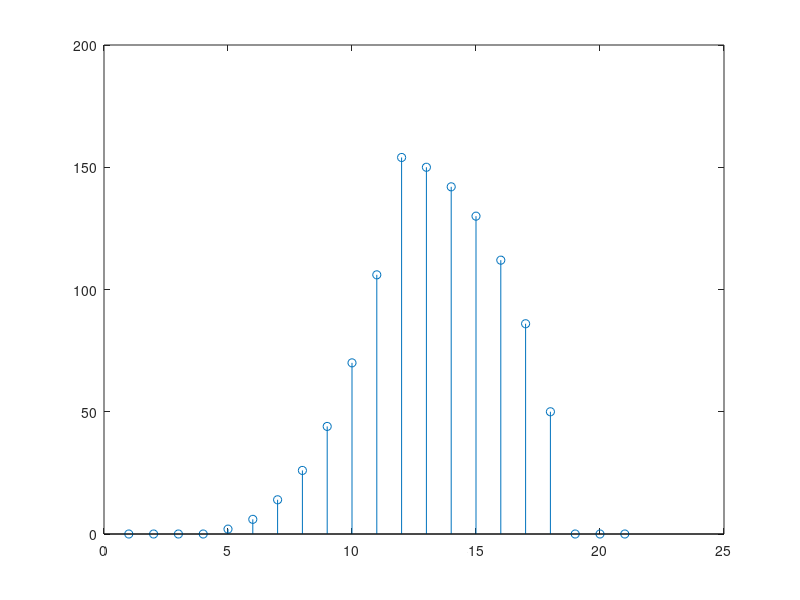

MATLAB code to generate this figure:

x=[0 0 0 2 2 2 2 2 2 2 0 0 0]; %input('Enter x:   ')
h=[0 1 2 4 6 9 13 18 25 ];%input('Enter h:   ')

m=length(x);
n=length(h);
X=[x,zeros(1,n)]; 
H=[h,zeros(1,m)]; 
for i=1:n+m-1
    Y(i)=0;
    for j=1:m
        if(i-j+1>0)
            Y(i)=Y(i)+X(j)*H(i-j+1);
        end
    end
end

stem(Y);